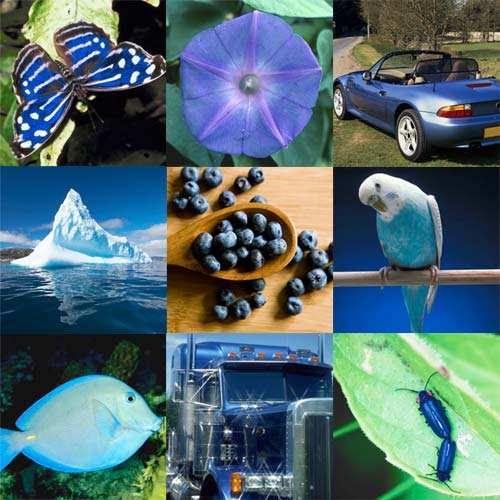
#> input picture color-blue.jpg, 500 x 500 px, found by its file name
$ python renkle_nesne_tespiti.py
#> lines starting #> are read from the running program, lines starting #| are printed output that depends on the picture; after the words box and inside, x2 and y2 are one past the last pixel; in counts of white or black regions, pixels touching at a corner belong together
import cv2
import numpy as np


image = cv2.imread("color-blue.jpg")
#> image is the input picture: shape (500, 500, 3); mean B, G, R 113.5, 107.3, 80.9

blue_lower = np.array([150,50,50])
blue_upper = np.array([255,255,255])

blueImage = cv2.inRange(image,blue_lower,blue_upper)
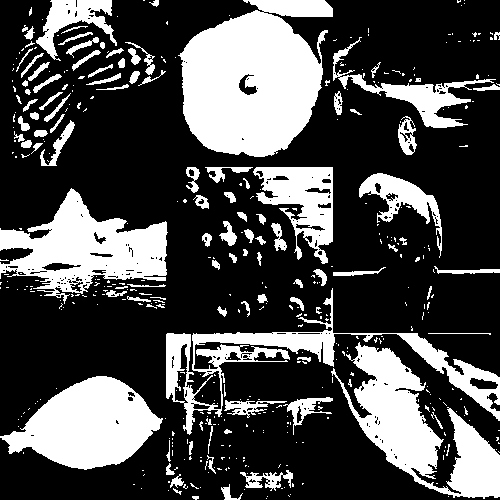
#> blueImage: shape (500, 500); 29.3% white; 441 white regions (337 under 20 px), largest, box (x1, y1, x2, y2) and area: (178, 0, 333, 157) 17097, (331, 342, 500, 499) 10133, (0, 188, 168, 304) 9156

cv2.imshow("original",image)
cv2.imshow("Just Blue",blueImage)


#bgr->hsv
img_HSV = cv2.cvtColor(image,cv2.COLOR_BGR2HSV)
#> img_HSV: shape (500, 500, 3); mean H, S, V 80.9, 129.7, 132.4
cv2.imshow("rgb to hsv",img_HSV)

hsv_lower = np.array([84,98,0])
hsv_upper = np.array([179,255,255])

hsvImage = cv2.inRange(img_HSV,hsv_lower,hsv_upper)
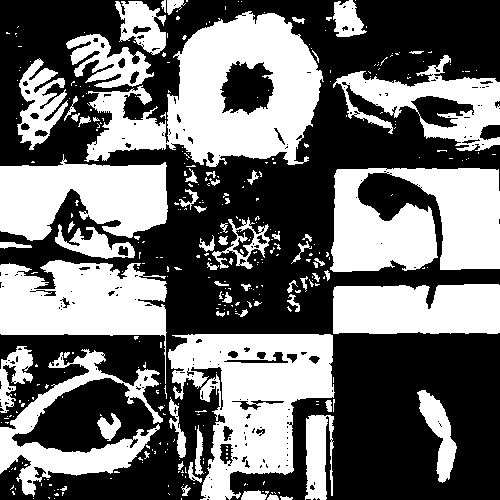
#> hsvImage: shape (500, 500); 43.2% white; 366 white regions (299 under 20 px), largest, box (x1, y1, x2, y2) and area: (84, 11, 324, 167) 19156, (168, 334, 335, 500) 14957, (330, 168, 500, 272) 13988

cv2.imshow("hsv ımage",hsvImage)


#Kameradan görüntü alma
#HSV renk uzayının kullanılmasının sebebi aynı rengin farklı tonlarını belirlemek daha kolaydır.

video = cv2.VideoCapture(1)

while True:
    success,frame = video.read()
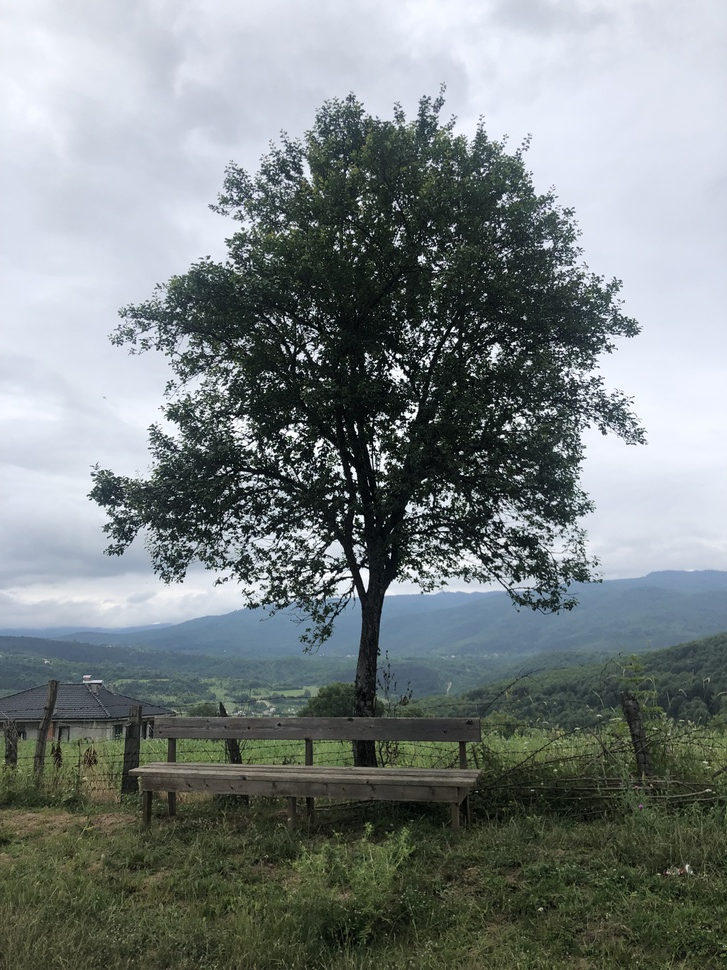
#> input picture temel-resim-islemleri/images/agac.jpeg, 727 x 970 px, shrunk from 3024 x 4032 before the run, given in place of the camera
#> frame is the input picture: shape (970, 727, 3); mean B, G, R 130.2, 130.1, 122.2
    frame = cv2.flip(frame,1)
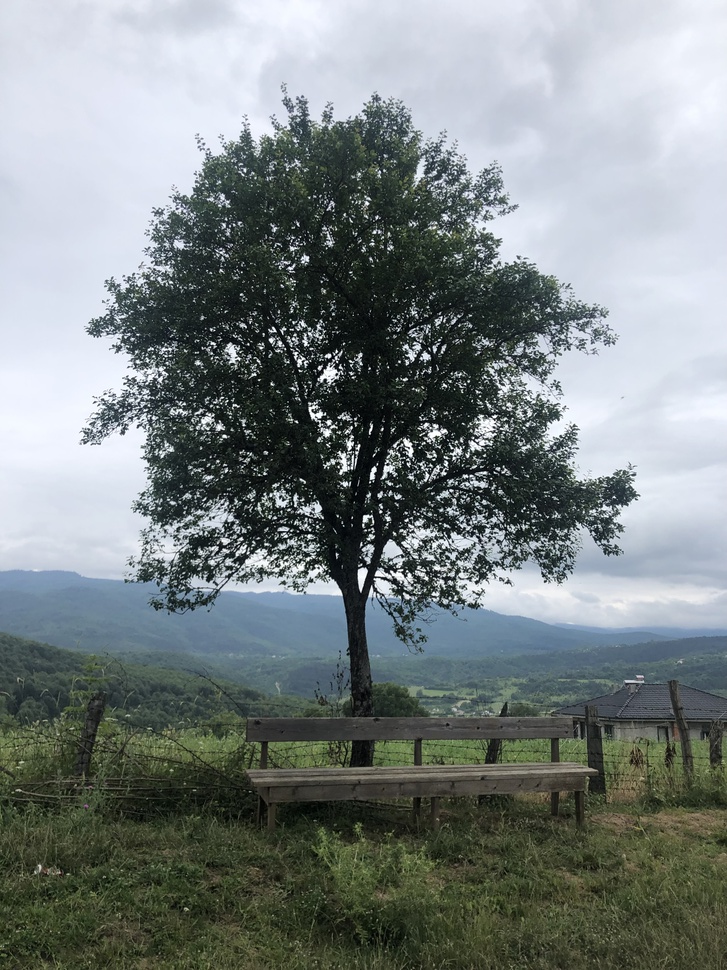
#> frame: shape (970, 727, 3); mean B, G, R 130.2, 130.1, 122.2
    hsvFrame = cv2.cvtColor(frame,cv2.COLOR_BGR2HSV)
#> hsvFrame: shape (970, 727, 3); mean H, S, V 83.5, 49.8, 136.3

    lowerGreen = np.array([36, 25, 25])
    upperGreen = np.array([70, 255,255])

    greenMask = cv2.inRange(hsvFrame,lowerGreen,upperGreen) #fonksiyonun amacı girilen değerler arasındaki renkleri tespit etme
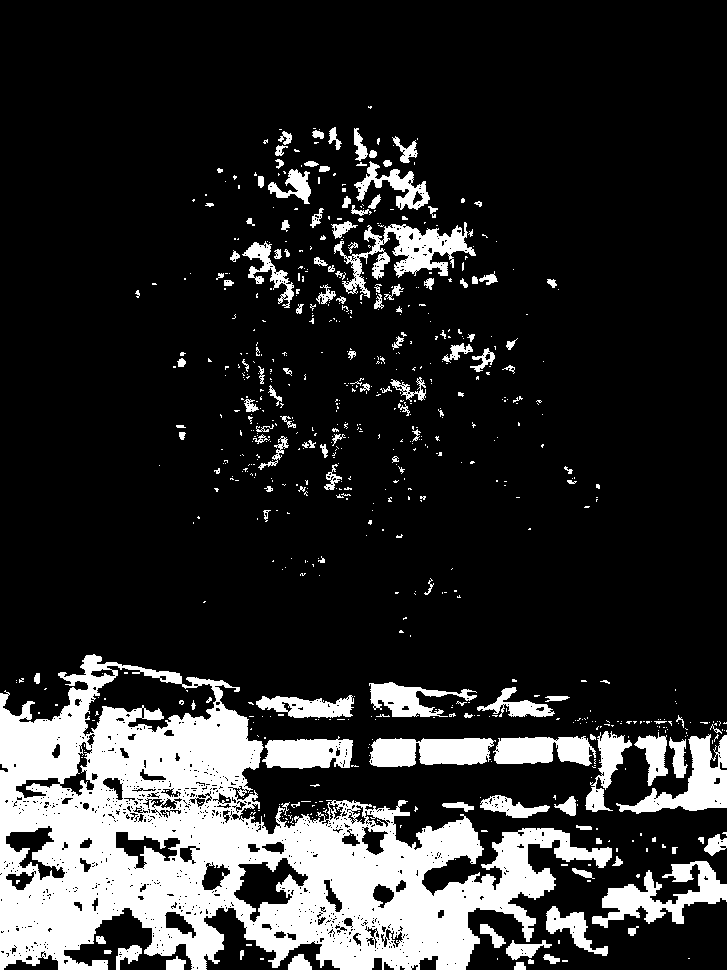
#> greenMask: shape (970, 727); 17.8% white; 704 white regions (562 under 20 px), largest, box (x1, y1, x2, y2) and area: (0, 654, 612, 970) 83999, (592, 861, 727, 928) 3618, (334, 222, 476, 298) 3541
    green = cv2.bitwise_and(frame,frame,mask=greenMask) #fonskiyonun amacı frame ile frame'i karşılaştırıp yeşil olan yerleri döndürüyor.
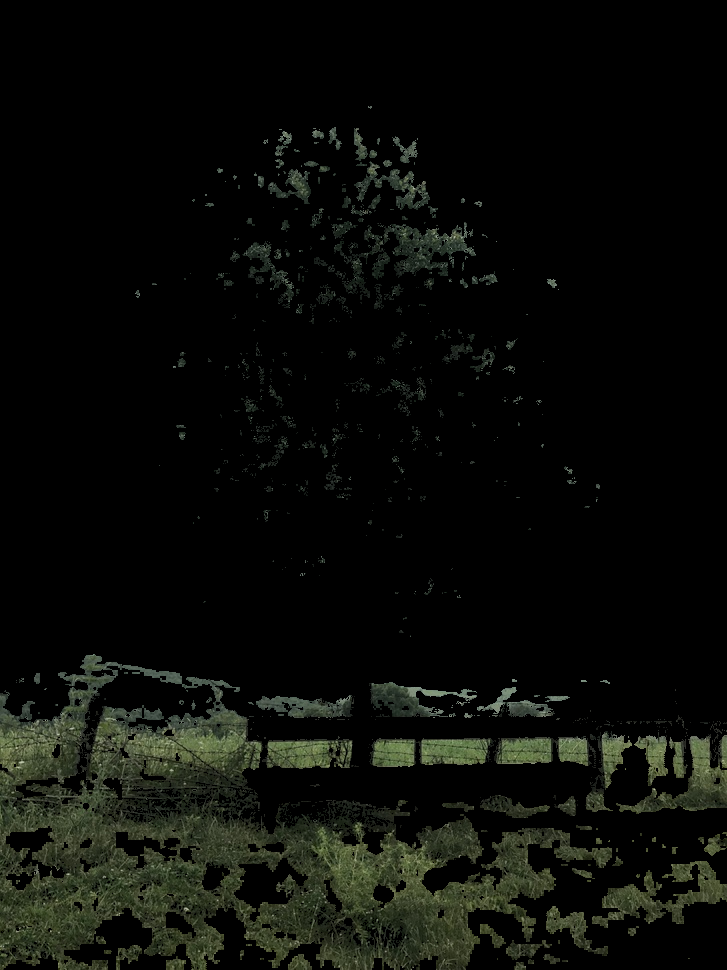
#> green: shape (970, 727, 3); mean B, G, R 8.5, 12.2, 10.7


    lowerBlue = np.array([100,150,0])
    upperBlue = np.array([140,255,255])

    blueMask = cv2.inRange(hsvFrame,lowerBlue,upperBlue)
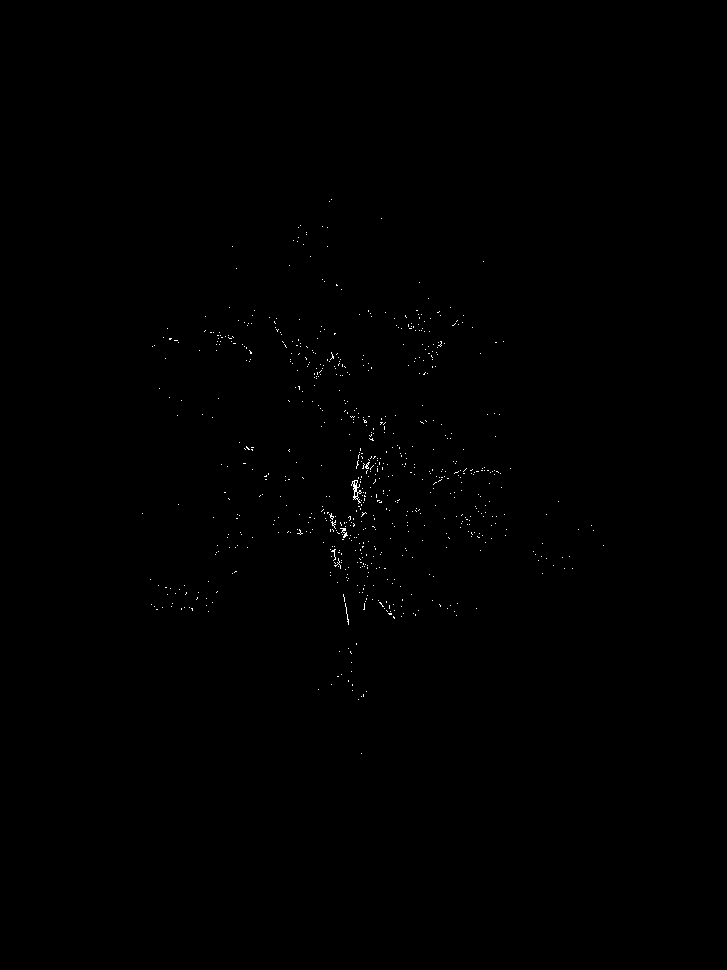
#> blueMask: shape (970, 727); 0.19% white in thin lines or dots, all inside (x1, y1, x2, y2) = (142, 199, 604, 754)
    blue = cv2.bitwise_and(frame,frame,mask=blueMask)


    #cv2.imshow("Webcam",frame)
    #cv2.imshow("Green Mask",greenMask)
    cv2.imshow("Just Green",green)

    cv2.imshow("Just Blue",blue)


    if cv2.waitKey(1) & 0xFF == ord("q"):
#> (key q is pressed here)
        break

video.release()
cv2.destroyAllWindows()


cv2.waitKey(0)
cv2.destroyAllWindows()
